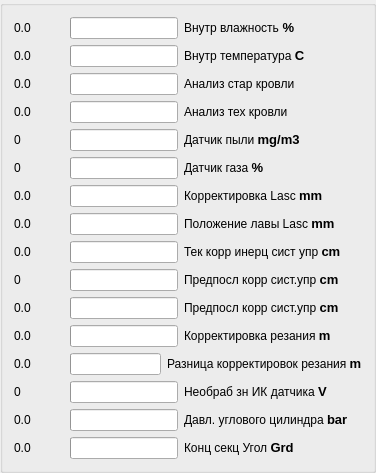
   <widget class="QGroupBox" name="groupBox_2">
    <property name="geometry">
     <rect>
      <x>380</x>
      <y>0</y>
      <width>372</width>
      <height>401</height>
     </rect>
    </property>
    <property name="title">
     <string/>
    </property>
    <layout class="QVBoxLayout" name="verticalLayout_2">
     <item>
      <layout class="QHBoxLayout" name="horizontalLayout_20">
       <item>
        <widget class="QLabel" name="label_39">
         <property name="sizePolicy">
          <sizepolicy hsizetype="Fixed" vsizetype="Fixed">
           <horstretch>0</horstretch>
           <verstretch>0</verstretch>
          </sizepolicy>
         </property>
         <property name="minimumSize">
          <size>
           <width>50</width>
           <height>0</height>
          </size>
         </property>
         <property name="text">
          <string>0.0 </string>
         </property>
        </widget>
       </item>
       <item>
        <widget class="QProgressBar" name="progressBar_20">
         <property name="maximumSize">
          <size>
           <width>108</width>
           <height>16777215</height>
          </size>
         </property>
         <property name="statusTip">
          <string/>
         </property>
         <property name="whatsThis">
          <string notr="true"/>
         </property>
         <property name="value">
          <number>0</number>
         </property>
         <property name="textVisible">
          <bool>false</bool>
         </property>
        </widget>
       </item>
       <item>
        <widget class="QLabel" name="label_40">
         <property name="text">
          <string>&lt;html&gt;&lt;head/&gt;&lt;body&gt;&lt;p&gt;Внутр влажность&lt;span style=&quot; font-size:10pt; font-weight:600;&quot;&gt; %&lt;/span&gt;&lt;/p&gt;&lt;/body&gt;&lt;/html&gt;</string>
         </property>
        </widget>
       </item>
      </layout>
     </item>
     <item>
      <layout class="QHBoxLayout" name="horizontalLayout_21">
       <item>
        <widget class="QLabel" name="label_41">
         <property name="sizePolicy">
          <sizepolicy hsizetype="Fixed" vsizetype="Fixed">
           <horstretch>0</horstretch>
           <verstretch>0</verstretch>
          </sizepolicy>
         </property>
         <property name="minimumSize">
          <size>
           <width>50</width>
           <height>0</height>
          </size>
         </property>
         <property name="text">
          <string>0.0 </string>
         </property>
        </widget>
       </item>
       <item>
        <widget class="QProgressBar" name="progressBar_21">
         <property name="maximumSize">
          <size>
           <width>108</width>
           <height>16777215</height>
          </size>
         </property>
         <property name="statusTip">
          <string/>
         </property>
         <property name="whatsThis">
          <string notr="true"/>
         </property>
         <property name="value">
          <number>0</number>
         </property>
         <property name="textVisible">
          <bool>false</bool>
         </property>
        </widget>
       </item>
       <item>
        <widget class="QLabel" name="label_42">
         <property name="text">
          <string>&lt;html&gt;&lt;head/&gt;&lt;body&gt;&lt;p&gt;Внутр температура &lt;span style=&quot; font-size:10pt; font-weight:600;&quot;&gt;C&lt;/span&gt;&lt;/p&gt;&lt;/body&gt;&lt;/html&gt;</string>
         </property>
        </widget>
       </item>
      </layout>
     </item>
     <item>
      <layout class="QHBoxLayout" name="horizontalLayout_22">
       <item>
        <widget class="QLabel" name="label_43">
         <property name="sizePolicy">
          <sizepolicy hsizetype="Fixed" vsizetype="Fixed">
           <horstretch>0</horstretch>
           <verstretch>0</verstretch>
          </sizepolicy>
         </property>
         <property name="minimumSize">
          <size>
           <width>50</width>
           <height>0</height>
          </size>
         </property>
         <property name="text">
          <string>0.0 </string>
         </property>
        </widget>
       </item>
       <item>
        <widget class="QProgressBar" name="progressBar_22">
         <property name="maximumSize">
          <size>
           <width>108</width>
           <height>16777215</height>
          </size>
         </property>
         <property name="statusTip">
          <string/>
         </property>
         <property name="whatsThis">
          <string notr="true"/>
         </property>
         <property name="value">
          <number>0</number>
         </property>
         <property name="textVisible">
          <bool>false</bool>
         </property>
        </widget>
       </item>
       <item>
        <widget class="QLabel" name="label_44">
         <property name="text">
          <string>Анализ стар кровли </string>
         </property>
        </widget>
       </item>
      </layout>
     </item>
     <item>
      <layout class="QHBoxLayout" name="horizontalLayout_16">
       <item>
        <widget class="QLabel" name="label_31">
         <property name="sizePolicy">
          <sizepolicy hsizetype="Fixed" vsizetype="Fixed">
           <horstretch>0</horstretch>
           <verstretch>0</verstretch>
          </sizepolicy>
         </property>
         <property name="minimumSize">
          <size>
           <width>50</width>
           <height>0</height>
          </size>
         </property>
         <property name="text">
          <string>0.0 </string>
         </property>
        </widget>
       </item>
       <item>
        <widget class="QProgressBar" name="progressBar_16">
         <property name="maximumSize">
          <size>
           <width>108</width>
           <height>16777215</height>
          </size>
         </property>
         <property name="statusTip">
          <string/>
         </property>
         <property name="whatsThis">
          <string notr="true"/>
         </property>
         <property name="value">
          <number>0</number>
         </property>
         <property name="textVisible">
          <bool>false</bool>
         </property>
        </widget>
       </item>
       <item>
        <widget class="QLabel" name="label_32">
         <property name="text">
          <string>Анализ тех кровли</string>
         </property>
        </widget>
       </item>
      </layout>
     </item>
     <item>
      <layout class="QHBoxLayout" name="horizontalLayout_17">
       <item>
        <widget class="QLabel" name="label_33">
         <property name="sizePolicy">
          <sizepolicy hsizetype="Fixed" vsizetype="Fixed">
           <horstretch>0</horstretch>
           <verstretch>0</verstretch>
          </sizepolicy>
         </property>
         <property name="minimumSize">
          <size>
           <width>50</width>
           <height>0</height>
          </size>
         </property>
         <property name="text">
          <string>0</string>
         </property>
        </widget>
       </item>
       <item>
        <widget class="QProgressBar" name="progressBar_17">
         <property name="maximumSize">
          <size>
           <width>108</width>
           <height>16777215</height>
          </size>
         </property>
         <property name="statusTip">
          <string/>
         </property>
         <property name="whatsThis">
          <string notr="true"/>
         </property>
         <property name="value">
          <number>0</number>
         </property>
         <property name="textVisible">
          <bool>false</bool>
         </property>
        </widget>
       </item>
       <item>
        <widget class="QLabel" name="label_34">
         <property name="text">
          <string>&lt;html&gt;&lt;head/&gt;&lt;body&gt;&lt;p&gt;Датчик пыли &lt;span style=&quot; font-size:10pt; font-weight:600;&quot;&gt;mg/m3&lt;/span&gt;&lt;/p&gt;&lt;/body&gt;&lt;/html&gt;</string>
         </property>
        </widget>
       </item>
      </layout>
     </item>
     <item>
      <layout class="QHBoxLayout" name="horizontalLayout_18">
       <item>
        <widget class="QLabel" name="label_35">
         <property name="sizePolicy">
          <sizepolicy hsizetype="Fixed" vsizetype="Fixed">
           <horstretch>0</horstretch>
           <verstretch>0</verstretch>
          </sizepolicy>
         </property>
         <property name="minimumSize">
          <size>
           <width>50</width>
           <height>0</height>
          </size>
         </property>
         <property name="text">
          <string>0</string>
         </property>
        </widget>
       </item>
       <item>
        <widget class="QProgressBar" name="progressBar_18">
         <property name="maximumSize">
          <size>
           <width>108</width>
           <height>16777215</height>
          </size>
         </property>
         <property name="statusTip">
          <string/>
         </property>
         <property name="whatsThis">
          <string notr="true"/>
         </property>
         <property name="value">
          <number>0</number>
         </property>
         <property name="textVisible">
          <bool>false</bool>
         </property>
        </widget>
       </item>
       <item>
        <widget class="QLabel" name="label_36">
         <property name="text">
          <string>&lt;html&gt;&lt;head/&gt;&lt;body&gt;&lt;p&gt;Датчик газа &lt;span style=&quot; font-size:10pt; font-weight:600;&quot;&gt;%&lt;/span&gt;&lt;/p&gt;&lt;/body&gt;&lt;/html&gt;</string>
         </property>
        </widget>
       </item>
      </layout>
     </item>
     <item>
      <layout class="QHBoxLayout" name="horizontalLayout_19">
       <item>
        <widget class="QLabel" name="label_37">
         <property name="sizePolicy">
          <sizepolicy hsizetype="Fixed" vsizetype="Fixed">
           <horstretch>0</horstretch>
           <verstretch>0</verstretch>
          </sizepolicy>
         </property>
         <property name="minimumSize">
          <size>
           <width>50</width>
           <height>0</height>
          </size>
         </property>
         <property name="text">
          <string>0.0 </string>
         </property>
        </widget>
       </item>
       <item>
        <widget class="QProgressBar" name="progressBar_19">
         <property name="maximumSize">
          <size>
           <width>108</width>
           <height>16777215</height>
          </size>
         </property>
         <property name="statusTip">
          <string/>
         </property>
         <property name="whatsThis">
          <string notr="true"/>
         </property>
         <property name="value">
          <number>0</number>
         </property>
         <property name="textVisible">
          <bool>false</bool>
         </property>
        </widget>
       </item>
       <item>
        <widget class="QLabel" name="label_38">
         <property name="text">
          <string>&lt;html&gt;&lt;head/&gt;&lt;body&gt;&lt;p&gt;Корректировка Lasc &lt;span style=&quot; font-size:10pt; font-weight:600;&quot;&gt;mm&lt;/span&gt;&lt;/p&gt;&lt;/body&gt;&lt;/html&gt;</string>
         </property>
        </widget>
       </item>
      </layout>
     </item>
     <item>
      <layout class="QHBoxLayout" name="horizontalLayout_68">
       <item>
        <widget class="QLabel" name="label_135">
         <property name="sizePolicy">
          <sizepolicy hsizetype="Fixed" vsizetype="Fixed">
           <horstretch>0</horstretch>
           <verstretch>0</verstretch>
          </sizepolicy>
         </property>
         <property name="minimumSize">
          <size>
           <width>50</width>
           <height>0</height>
          </size>
         </property>
         <property name="text">
          <string>0.0 </string>
         </property>
        </widget>
       </item>
       <item>
        <widget class="QProgressBar" name="progressBar_68">
         <property name="maximumSize">
          <size>
           <width>108</width>
           <height>16777215</height>
          </size>
         </property>
         <property name="statusTip">
          <string/>
         </property>
         <property name="whatsThis">
          <string notr="true"/>
         </property>
         <property name="value">
          <number>0</number>
         </property>
         <property name="textVisible">
          <bool>false</bool>
         </property>
        </widget>
       </item>
       <item>
        <widget class="QLabel" name="label_136">
         <property name="text">
          <string>&lt;html&gt;&lt;head/&gt;&lt;body&gt;&lt;p&gt;Положение лавы Lasc &lt;span style=&quot; font-size:10pt; font-weight:600;&quot;&gt;mm&lt;/span&gt;&lt;/p&gt;&lt;/body&gt;&lt;/html&gt;</string>
         </property>
        </widget>
       </item>
      </layout>
     </item>
     <item>
      <layout class="QHBoxLayout" name="horizontalLayout_67">
       <item>
        <widget class="QLabel" name="label_133">
         <property name="sizePolicy">
          <sizepolicy hsizetype="Fixed" vsizetype="Fixed">
           <horstretch>0</horstretch>
           <verstretch>0</verstretch>
          </sizepolicy>
         </property>
         <property name="minimumSize">
          <size>
           <width>50</width>
           <height>0</height>
          </size>
         </property>
         <property name="text">
          <string>0.0 </string>
         </property>
        </widget>
       </item>
       <item>
        <widget class="QProgressBar" name="progressBar_67">
         <property name="maximumSize">
          <size>
           <width>108</width>
           <height>16777215</height>
          </size>
         </property>
         <property name="statusTip">
          <string/>
         </property>
         <property name="whatsThis">
          <string notr="true"/>
         </property>
         <property name="value">
          <number>0</number>
         </property>
         <property name="textVisible">
          <bool>false</bool>
         </property>
        </widget>
       </item>
       <item>
        <widget class="QLabel" name="label_134">
         <property name="text">
          <string>&lt;html&gt;&lt;head/&gt;&lt;body&gt;&lt;p&gt;Тек корр инерц сист упр &lt;span style=&quot; font-size:10pt; font-weight:600;&quot;&gt;cm&lt;/span&gt;&lt;/p&gt;&lt;/body&gt;&lt;/html&gt;</string>
         </property>
        </widget>
       </item>
      </layout>
     </item>
     <item>
      <layout class="QHBoxLayout" name="horizontalLayout_66">
       <item>
        <widget class="QLabel" name="label_131">
         <property name="sizePolicy">
          <sizepolicy hsizetype="Fixed" vsizetype="Fixed">
           <horstretch>0</horstretch>
           <verstretch>0</verstretch>
          </sizepolicy>
         </property>
         <property name="minimumSize">
          <size>
           <width>50</width>
           <height>0</height>
          </size>
         </property>
         <property name="text">
          <string>0 </string>
         </property>
        </widget>
       </item>
       <item>
        <widget class="QProgressBar" name="progressBar_66">
         <property name="maximumSize">
          <size>
           <width>108</width>
           <height>16777215</height>
          </size>
         </property>
         <property name="statusTip">
          <string/>
         </property>
         <property name="whatsThis">
          <string notr="true"/>
         </property>
         <property name="value">
          <number>0</number>
         </property>
         <property name="textVisible">
          <bool>false</bool>
         </property>
        </widget>
       </item>
       <item>
        <widget class="QLabel" name="label_132">
         <property name="text">
          <string>&lt;html&gt;&lt;head/&gt;&lt;body&gt;&lt;p&gt;Предпосл корр сист.упр &lt;span style=&quot; font-size:10pt; font-weight:600;&quot;&gt;cm&lt;/span&gt;&lt;/p&gt;&lt;/body&gt;&lt;/html&gt;</string>
         </property>
        </widget>
       </item>
      </layout>
     </item>
     <item>
      <layout class="QHBoxLayout" name="horizontalLayout_75">
       <item>
        <widget class="QLabel" name="label_149">
         <property name="sizePolicy">
          <sizepolicy hsizetype="Fixed" vsizetype="Fixed">
           <horstretch>0</horstretch>
           <verstretch>0</verstretch>
          </sizepolicy>
         </property>
         <property name="minimumSize">
          <size>
           <width>50</width>
           <height>0</height>
          </size>
         </property>
         <property name="text">
          <string>0.0</string>
         </property>
        </widget>
       </item>
       <item>
        <widget class="QProgressBar" name="progressBar_75">
         <property name="maximumSize">
          <size>
           <width>108</width>
           <height>16777215</height>
          </size>
         </property>
         <property name="statusTip">
          <string/>
         </property>
         <property name="whatsThis">
          <string notr="true"/>
         </property>
         <property name="value">
          <number>0</number>
         </property>
         <property name="textVisible">
          <bool>false</bool>
         </property>
        </widget>
       </item>
       <item>
        <widget class="QLabel" name="label_150">
         <property name="text">
          <string>&lt;html&gt;&lt;head/&gt;&lt;body&gt;&lt;p&gt;Предпосл корр сист.упр &lt;span style=&quot; font-size:10pt; font-weight:600;&quot;&gt;cm&lt;/span&gt;&lt;/p&gt;&lt;/body&gt;&lt;/html&gt;</string>
         </property>
        </widget>
       </item>
      </layout>
     </item>
     <item>
      <layout class="QHBoxLayout" name="horizontalLayout_69">
       <item>
        <widget class="QLabel" name="label_137">
         <property name="sizePolicy">
          <sizepolicy hsizetype="Fixed" vsizetype="Fixed">
           <horstretch>0</horstretch>
           <verstretch>0</verstretch>
          </sizepolicy>
         </property>
         <property name="minimumSize">
          <size>
           <width>50</width>
           <height>0</height>
          </size>
         </property>
         <property name="text">
          <string>0.0</string>
         </property>
        </widget>
       </item>
       <item>
        <widget class="QProgressBar" name="progressBar_69">
         <property name="maximumSize">
          <size>
           <width>108</width>
           <height>16777215</height>
          </size>
         </property>
         <property name="statusTip">
          <string/>
         </property>
         <property name="whatsThis">
          <string notr="true"/>
         </property>
         <property name="value">
          <number>0</number>
         </property>
         <property name="textVisible">
          <bool>false</bool>
         </property>
        </widget>
       </item>
       <item>
        <widget class="QLabel" name="label_138">
         <property name="text">
          <string>&lt;html&gt;&lt;head/&gt;&lt;body&gt;&lt;p&gt;Корректировка резания &lt;span style=&quot; font-size:10pt; font-weight:600;&quot;&gt;m&lt;/span&gt;&lt;/p&gt;&lt;/body&gt;&lt;/html&gt;</string>
         </property>
        </widget>
       </item>
      </layout>
     </item>
     <item>
      <layout class="QHBoxLayout" name="horizontalLayout_65">
       <item>
        <widget class="QLabel" name="label_129">
         <property name="sizePolicy">
          <sizepolicy hsizetype="Fixed" vsizetype="Fixed">
           <horstretch>0</horstretch>
           <verstretch>0</verstretch>
          </sizepolicy>
         </property>
         <property name="minimumSize">
          <size>
           <width>50</width>
           <height>0</height>
          </size>
         </property>
         <property name="text">
          <string>0.0</string>
         </property>
        </widget>
       </item>
       <item>
        <widget class="QProgressBar" name="progressBar_65">
         <property name="maximumSize">
          <size>
           <width>108</width>
           <height>16777215</height>
          </size>
         </property>
         <property name="statusTip">
          <string/>
         </property>
         <property name="whatsThis">
          <string notr="true"/>
         </property>
         <property name="value">
          <number>0</number>
         </property>
         <property name="textVisible">
          <bool>false</bool>
         </property>
        </widget>
       </item>
       <item>
        <widget class="QLabel" name="label_130">
         <property name="text">
          <string>&lt;html&gt;&lt;head/&gt;&lt;body&gt;&lt;p&gt;Разница корректировок резания &lt;span style=&quot; font-size:10pt; font-weight:600;&quot;&gt;m&lt;/span&gt;&lt;/p&gt;&lt;/body&gt;&lt;/html&gt;</string>
         </property>
        </widget>
       </item>
      </layout>
     </item>
     <item>
      <layout class="QHBoxLayout" name="horizontalLayout_64">
       <item>
        <widget class="QLabel" name="label_127">
         <property name="sizePolicy">
          <sizepolicy hsizetype="Fixed" vsizetype="Fixed">
           <horstretch>0</horstretch>
           <verstretch>0</verstretch>
          </sizepolicy>
         </property>
         <property name="minimumSize">
          <size>
           <width>50</width>
           <height>0</height>
          </size>
         </property>
         <property name="text">
          <string>0</string>
         </property>
        </widget>
       </item>
       <item>
        <widget class="QProgressBar" name="progressBar_64">
         <property name="maximumSize">
          <size>
           <width>108</width>
           <height>16777215</height>
          </size>
         </property>
         <property name="statusTip">
          <string/>
         </property>
         <property name="whatsThis">
          <string notr="true"/>
         </property>
         <property name="value">
          <number>0</number>
         </property>
         <property name="textVisible">
          <bool>false</bool>
         </property>
        </widget>
       </item>
       <item>
        <widget class="QLabel" name="label_128">
         <property name="text">
          <string>&lt;html&gt;&lt;head/&gt;&lt;body&gt;&lt;p&gt;Необраб зн ИК датчика &lt;span style=&quot; font-size:10pt; font-weight:600;&quot;&gt;V&lt;/span&gt;&lt;/p&gt;&lt;/body&gt;&lt;/html&gt;</string>
         </property>
        </widget>
       </item>
      </layout>
     </item>
     <item>
      <layout class="QHBoxLayout" name="horizontalLayout_70">
       <item>
        <widget class="QLabel" name="label_139">
         <property name="sizePolicy">
          <sizepolicy hsizetype="Fixed" vsizetype="Fixed">
           <horstretch>0</horstretch>
           <verstretch>0</verstretch>
          </sizepolicy>
         </property>
         <property name="minimumSize">
          <size>
           <width>50</width>
           <height>0</height>
          </size>
         </property>
         <property name="text">
          <string>0.0</string>
         </property>
        </widget>
       </item>
       <item>
        <widget class="QProgressBar" name="progressBar_70">
         <property name="maximumSize">
          <size>
           <width>108</width>
           <height>16777215</height>
          </size>
         </property>
         <property name="statusTip">
          <string/>
         </property>
         <property name="whatsThis">
          <string notr="true"/>
         </property>
         <property name="value">
          <number>0</number>
         </property>
         <property name="textVisible">
          <bool>false</bool>
         </property>
        </widget>
       </item>
       <item>
        <widget class="QLabel" name="label_140">
         <property name="text">
          <string>&lt;html&gt;&lt;head/&gt;&lt;body&gt;&lt;p&gt;Давл. углового цилиндра &lt;span style=&quot; font-size:10pt; font-weight:600;&quot;&gt;bar&lt;/span&gt;&lt;/p&gt;&lt;/body&gt;&lt;/html&gt;</string>
         </property>
        </widget>
       </item>
      </layout>
     </item>
     <item>
      <layout class="QHBoxLayout" name="horizontalLayout_76">
       <item>
        <widget class="QLabel" name="label_151">
         <property name="sizePolicy">
          <sizepolicy hsizetype="Fixed" vsizetype="Fixed">
           <horstretch>0</horstretch>
           <verstretch>0</verstretch>
          </sizepolicy>
         </property>
         <property name="minimumSize">
          <size>
           <width>50</width>
           <height>0</height>
          </size>
         </property>
         <property name="text">
          <string>0.0</string>
         </property>
        </widget>
       </item>
       <item>
        <widget class="QProgressBar" name="progressBar_76">
         <property name="maximumSize">
          <size>
           <width>108</width>
           <height>16777215</height>
          </size>
         </property>
         <property name="statusTip">
          <string/>
         </property>
         <property name="whatsThis">
          <string notr="true"/>
         </property>
         <property name="value">
          <number>0</number>
         </property>
         <property name="textVisible">
          <bool>false</bool>
         </property>
        </widget>
       </item>
       <item>
        <widget class="QLabel" name="label_152">
         <property name="text">
          <string>&lt;html&gt;&lt;head/&gt;&lt;body&gt;&lt;p&gt;Конц секц Угол &lt;span style=&quot; font-size:10pt; font-weight:600;&quot;&gt;Grd&lt;/span&gt;&lt;/p&gt;&lt;/body&gt;&lt;/html&gt;</string>
         </property>
        </widget>
       </item>
      </layout>
     </item>
     <item>
      <spacer name="verticalSpacer">
       <property name="orientation">
        <enum>Qt::Vertical</enum>
       </property>
       <property name="sizeHint" stdset="0">
        <size>
         <width>20</width>
         <height>40</height>
        </size>
       </property>
      </spacer>
     </item>
    </layout>
   </widget>
